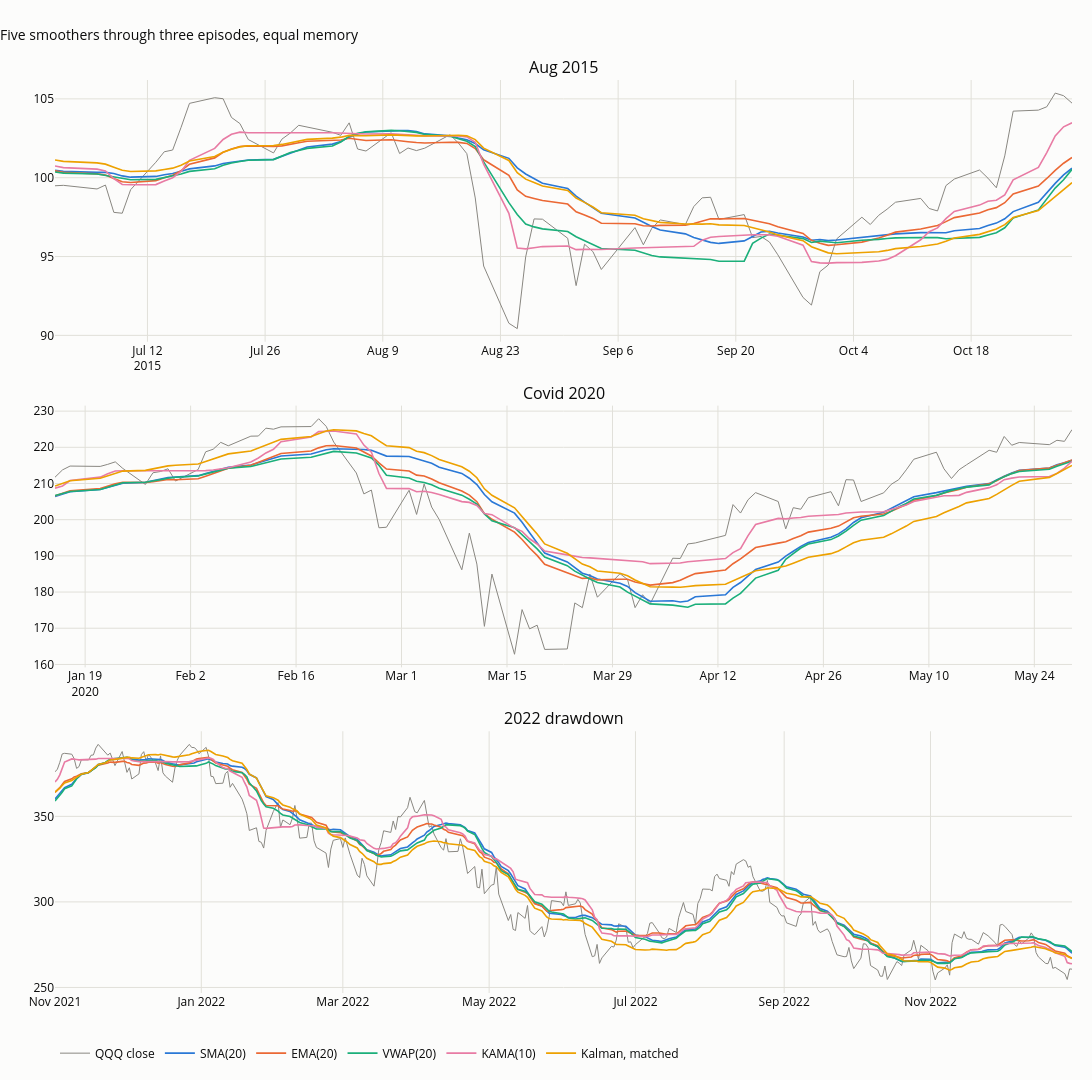

Notebook code cell kept with this figure:
### Markdown cell above
**Reading the two tables together.**

- SMA(20), EMA(20) and the matched Kalman filter have nearly identical roughness (about 0.18–0.20
  in every period), as the memory matching in section 4 intends. Among these three the EMA tracks
  price most closely in all four periods, so its advantage over the SMA is real, not a by-product
  of smoothing less.
- The matched Kalman filter tracks price *least* closely of the three despite having no lag on a
  straight trend. Real prices contain jumps, and the overshoot measured in section 5 costs more
  than the zero ramp lag saves.
- KAMA and the Kalman filter at its default setting track price more closely than everything else,
  but they are also much rougher (about 0.28 and 0.44 over the full sample). They follow price more
  closely mainly because they smooth less; that is not a like-for-like advantage.
- VWAP's roughness rises sharply in August 2015 (0.29 against about 0.18 for SMA): a single
  heavy-volume bar takes a large share of the weights, as the hand calculation in section 3 showed
  (19% of the window's volume on one of twenty days).

### Code cell
fig = make_subplots(rows=3, cols=1, vertical_spacing=0.07,
                    subplot_titles=[f"{k}" for k in list(EPISODES)[1:]])
show = ["SMA(20)", "EMA(20)", "VWAP(20)", "KAMA(10)", "Kalman, matched"]
for r_, (_ep, (lo, hi)) in enumerate(list(EPISODES.items())[1:], start=1):
    p = c.loc[lo:hi]
    fig.add_scatter(x=p.index, y=p, name="QQQ close", mode="lines", line=dict(width=1, color=MUTED),
                    showlegend=(r_ == 1), row=r_, col=1)
    for j, col in enumerate(show):
        s = smoothers[col].loc[lo:hi]
        fig.add_scatter(x=s.index, y=s, name=col, mode="lines", line=dict(width=1.6, color=SERIES[j]),
                        showlegend=(r_ == 1), row=r_, col=1)
fig.update_layout(title="Five smoothers through three episodes, equal memory", height=1080, width=1100,
                  margin=dict(t=80, b=80), legend=dict(orientation="h", y=-0.05, x=0))
save_figure(fig, "11_03_episodes", FIG)
fig
